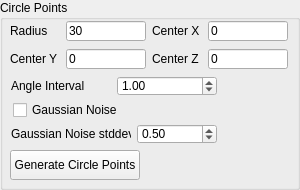
  <widget class="QGroupBox" name="groupBox">
   <property name="geometry">
    <rect>
     <x>31</x>
     <y>16</y>
     <width>300</width>
     <height>190</height>
    </rect>
   </property>
   <property name="minimumSize">
    <size>
     <width>260</width>
     <height>190</height>
    </size>
   </property>
   <property name="maximumSize">
    <size>
     <width>300</width>
     <height>190</height>
    </size>
   </property>
   <property name="title">
    <string>Circle Points</string>
   </property>
   <widget class="QPushButton" name="pushButtonCirclePoints">
    <property name="geometry">
     <rect>
      <x>10</x>
      <y>150</y>
      <width>130</width>
      <height>30</height>
     </rect>
    </property>
    <property name="minimumSize">
     <size>
      <width>130</width>
      <height>30</height>
     </size>
    </property>
    <property name="text">
     <string>Generate Circle Points</string>
    </property>
   </widget>
   <widget class="QCheckBox" name="checkBoxCircleGaussianNoise">
    <property name="geometry">
     <rect>
      <x>13</x>
      <y>102</y>
      <width>181</width>
      <height>16</height>
     </rect>
    </property>
    <property name="text">
     <string>Gaussian Noise</string>
    </property>
   </widget>
   <widget class="QWidget" name="layoutWidget_4">
    <property name="geometry">
     <rect>
      <x>11</x>
      <y>123</y>
      <width>208</width>
      <height>23</height>
     </rect>
    </property>
    <layout class="QHBoxLayout" name="horizontalLayout_14">
     <item>
      <widget class="QLabel" name="labelThickNess_21">
       <property name="minimumSize">
        <size>
         <width>120</width>
         <height>20</height>
        </size>
       </property>
       <property name="maximumSize">
        <size>
         <width>120</width>
         <height>20</height>
        </size>
       </property>
       <property name="statusTip">
        <string/>
       </property>
       <property name="text">
        <string>Gaussian Noise stddev</string>
       </property>
      </widget>
     </item>
     <item>
      <widget class="QDoubleSpinBox" name="doubleSpinBoxNoiseCircleDev">
       <property name="minimumSize">
        <size>
         <width>80</width>
         <height>20</height>
        </size>
       </property>
       <property name="maximumSize">
        <size>
         <width>80</width>
         <height>20</height>
        </size>
       </property>
       <property name="maximum">
        <double>5.000000000000000</double>
       </property>
       <property name="singleStep">
        <double>0.100000000000000</double>
       </property>
       <property name="value">
        <double>0.500000000000000</double>
       </property>
      </widget>
     </item>
    </layout>
   </widget>
   <widget class="QWidget" name="layoutWidget">
    <property name="geometry">
     <rect>
      <x>11</x>
      <y>75</y>
      <width>208</width>
      <height>22</height>
     </rect>
    </property>
    <layout class="QHBoxLayout" name="horizontalLayout_18">
     <item>
      <widget class="QLabel" name="labelThickNess_30">
       <property name="minimumSize">
        <size>
         <width>100</width>
         <height>20</height>
        </size>
       </property>
       <property name="maximumSize">
        <size>
         <width>100</width>
         <height>20</height>
        </size>
       </property>
       <property name="statusTip">
        <string/>
       </property>
       <property name="text">
        <string>Angle Interval</string>
       </property>
      </widget>
     </item>
     <item>
      <widget class="QDoubleSpinBox" name="doubleSpinBoxAngleIntervalCircle">
       <property name="minimumSize">
        <size>
         <width>100</width>
         <height>20</height>
        </size>
       </property>
       <property name="maximumSize">
        <size>
         <width>100</width>
         <height>20</height>
        </size>
       </property>
       <property name="maximum">
        <double>5.000000000000000</double>
       </property>
       <property name="singleStep">
        <double>1.000000000000000</double>
       </property>
       <property name="value">
        <double>1.000000000000000</double>
       </property>
      </widget>
     </item>
    </layout>
   </widget>
   <widget class="QWidget" name="layoutWidget">
    <property name="geometry">
     <rect>
      <x>10</x>
      <y>20</y>
      <width>280</width>
      <height>22</height>
     </rect>
    </property>
    <layout class="QHBoxLayout" name="horizontalLayout">
     <item>
      <widget class="QLabel" name="labelThickNess_4">
       <property name="minimumSize">
        <size>
         <width>50</width>
         <height>20</height>
        </size>
       </property>
       <property name="maximumSize">
        <size>
         <width>50</width>
         <height>20</height>
        </size>
       </property>
       <property name="statusTip">
        <string/>
       </property>
       <property name="text">
        <string>Radius</string>
       </property>
      </widget>
     </item>
     <item>
      <widget class="QLineEdit" name="lineEditCricleRadius">
       <property name="minimumSize">
        <size>
         <width>80</width>
         <height>20</height>
        </size>
       </property>
       <property name="maximumSize">
        <size>
         <width>80</width>
         <height>20</height>
        </size>
       </property>
       <property name="text">
        <string>30</string>
       </property>
       <property name="readOnly">
        <bool>false</bool>
       </property>
      </widget>
     </item>
     <item>
      <widget class="QLabel" name="labelThickNess_5">
       <property name="minimumSize">
        <size>
         <width>50</width>
         <height>20</height>
        </size>
       </property>
       <property name="maximumSize">
        <size>
         <width>50</width>
         <height>20</height>
        </size>
       </property>
       <property name="statusTip">
        <string/>
       </property>
       <property name="text">
        <string>Center X</string>
       </property>
      </widget>
     </item>
     <item>
      <widget class="QLineEdit" name="lineEditCircleCenterX">
       <property name="minimumSize">
        <size>
         <width>80</width>
         <height>20</height>
        </size>
       </property>
       <property name="maximumSize">
        <size>
         <width>80</width>
         <height>20</height>
        </size>
       </property>
       <property name="text">
        <string>0</string>
       </property>
       <property name="readOnly">
        <bool>false</bool>
       </property>
      </widget>
     </item>
    </layout>
   </widget>
   <widget class="QWidget" name="layoutWidget">
    <property name="geometry">
     <rect>
      <x>10</x>
      <y>48</y>
      <width>280</width>
      <height>22</height>
     </rect>
    </property>
    <layout class="QHBoxLayout" name="horizontalLayout_2">
     <item>
      <widget class="QLabel" name="labelThickNess_6">
       <property name="minimumSize">
        <size>
         <width>50</width>
         <height>20</height>
        </size>
       </property>
       <property name="maximumSize">
        <size>
         <width>50</width>
         <height>20</height>
        </size>
       </property>
       <property name="statusTip">
        <string/>
       </property>
       <property name="text">
        <string>Center Y</string>
       </property>
      </widget>
     </item>
     <item>
      <widget class="QLineEdit" name="lineEditCircleCenterY">
       <property name="minimumSize">
        <size>
         <width>80</width>
         <height>20</height>
        </size>
       </property>
       <property name="maximumSize">
        <size>
         <width>80</width>
         <height>20</height>
        </size>
       </property>
       <property name="text">
        <string>0</string>
       </property>
       <property name="readOnly">
        <bool>false</bool>
       </property>
      </widget>
     </item>
     <item>
      <widget class="QLabel" name="labelThickNess_7">
       <property name="minimumSize">
        <size>
         <width>50</width>
         <height>20</height>
        </size>
       </property>
       <property name="maximumSize">
        <size>
         <width>50</width>
         <height>20</height>
        </size>
       </property>
       <property name="statusTip">
        <string/>
       </property>
       <property name="text">
        <string>Center Z</string>
       </property>
      </widget>
     </item>
     <item>
      <widget class="QLineEdit" name="lineEditCircleCenterZ">
       <property name="minimumSize">
        <size>
         <width>80</width>
         <height>20</height>
        </size>
       </property>
       <property name="maximumSize">
        <size>
         <width>80</width>
         <height>20</height>
        </size>
       </property>
       <property name="text">
        <string>0</string>
       </property>
       <property name="readOnly">
        <bool>false</bool>
       </property>
      </widget>
     </item>
    </layout>
   </widget>
  </widget>
